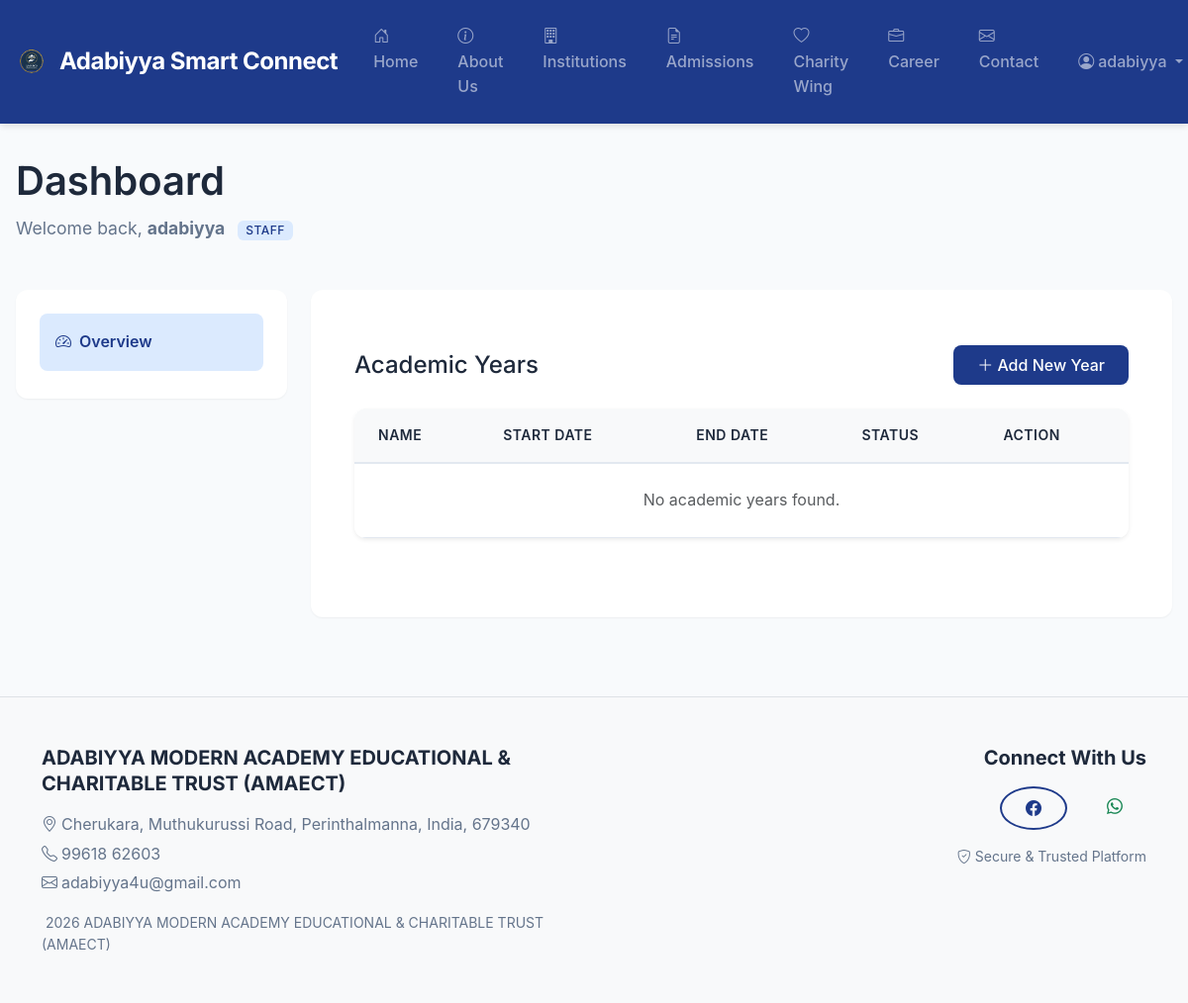
The page /academic-years/ (signed in) on the database as committed earlier.
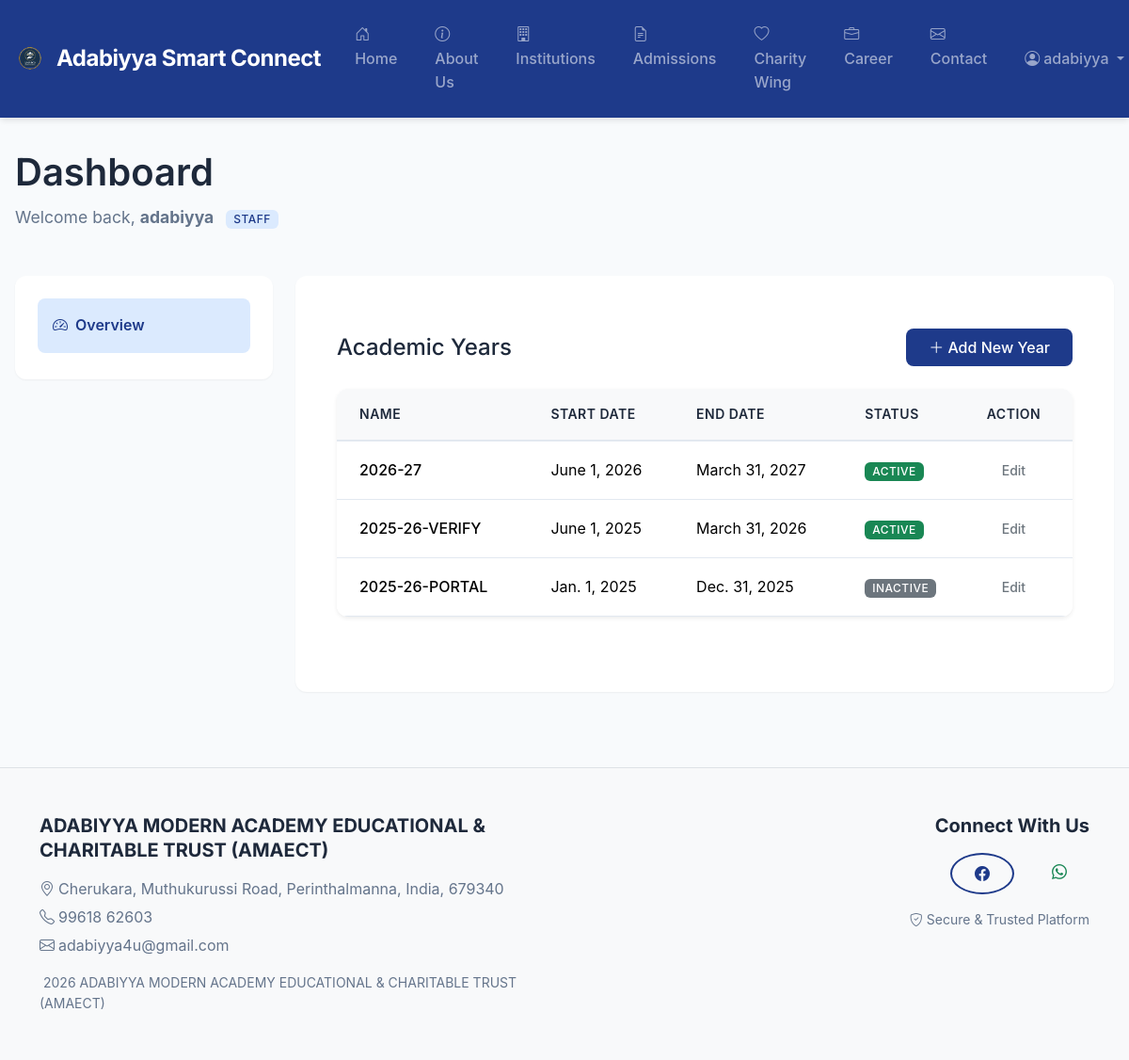
The same page on the database as committed later.
### core/models.py (models this page shows, shortened)
class AcademicYear(models.Model):
    name = models.CharField(
        max_length=20,
        unique=True,
        help_text=_("Display label, e.g. 2025-26"),
    )
    start_date = models.DateField()
    end_date = models.DateField()
    is_active = models.BooleanField(default=False)
    class Meta:
        ordering = ["-start_date"]

### core/views.py (the view)
# urls.py: path("academic-years/", views.AcademicYearListView.as_view(), name="academicyear_list"),
class AcademicYearListView(RoleRequiredMixin, ListView):
    model = AcademicYear
    template_name = "core/academicyear_list.html"
    context_object_name = 'academic_years'
    allowed_roles = [User.Roles.ADMIN]

### accounts/permissions.py (called while the page is built)
    def test_func(self) -> bool:
        user: User = self.request.user
        if not user.is_authenticated:
            return False
        if not self.allowed_roles:
            return True
        return user.role in self.allowed_roles or user.is_superuser

### templates/core/academicyear_list.html
{% extends 'core/dashboard_base.html' %}
{% block dashboard_content %}
<div class="container-fluid py-4">
    <div class="d-flex justify-content-between align-items-center mb-4">
        <h2 class="h4 mb-0">Academic Years</h2>
        <a href="{% url 'core:academicyear_create' %}" class="btn btn-primary">
            <i class="bi bi-plus-lg"></i> Add New Year
        </a>
    </div>
    <div class="card border-0 shadow-sm">
        <div class="card-body p-0">
            <div class="table-responsive">
                <table class="table table-hover mb-0">
                    <thead class="table-light">
                        <tr>
                            <th class="ps-4">Name</th>
                            <th>Start Date</th>
                            <th>End Date</th>
                            <th>Status</th>
                            <th>Action</th>
                        </tr>
                    </thead>
                    <tbody>
                        {% for year in academic_years %}
                        <tr>
                            <td class="ps-4 fw-medium">{{ year.name }}</td>
                            <td>{{ year.start_date }}</td>
                            <td>{{ year.end_date }}</td>
                            <td>
                                {% if year.is_active %}
                                <span class="badge bg-success">Active</span>
                                {% else %}
                                <span class="badge bg-secondary">Inactive</span>
                                {% endif %}
                            </td>
                            <td>
                                <a href="{% url 'core:academicyear_update' year.pk %}"
                                    class="btn btn-sm btn-outline-secondary">
                                    Edit
                                </a>
                            </td>
                        </tr>
                        {% empty %}
                        <tr>
                            <td colspan="5" class="text-center py-4 text-muted">No academic years found.</td>
                        </tr>
                        {% endfor %}
                    </tbody>
                </table>
            </div>
        </div>
    </div>
</div>
{% endblock %}

Rows that differ between the two databases and show on the page:
added AcademicYear: name "2026-27", start_date "June 1, 2026", end_date "March 31, 2027", is_active "ACTIVE"
added AcademicYear: name "2025-26-VERIFY", start_date "June 1, 2025", end_date "March 31, 2026", is_active "ACTIVE"
added AcademicYear: name "2025-26-PORTAL", start_date "Jan. 1, 2025", end_date "Dec. 31, 2025", is_active "INACTIVE"
Other text that changed with them:
text no longer shown: "No academic years found."
